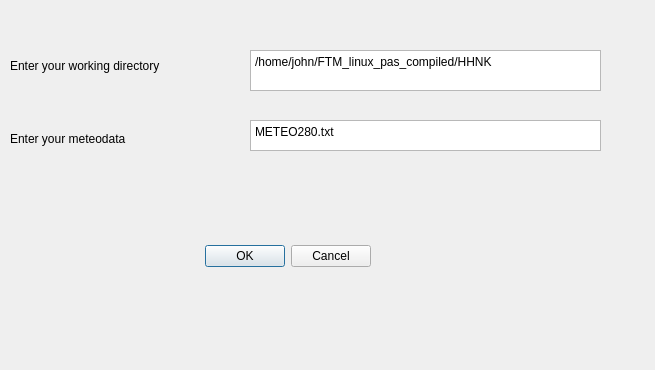
<?xml version="1.0" encoding="UTF-8"?>
<ui version="4.0">
 <class>FTM-pasDialogBase</class>
 <widget class="QDialog" name="FTM-pasDialogBase">
  <property name="geometry">
   <rect>
    <x>0</x>
    <y>0</y>
    <width>655</width>
    <height>370</height>
   </rect>
  </property>
  <property name="windowTitle">
   <string>FTM-pas</string>
  </property>
  <widget class="QDialogButtonBox" name="button_box">
   <property name="geometry">
    <rect>
     <x>30</x>
     <y>240</y>
     <width>341</width>
     <height>32</height>
    </rect>
   </property>
   <property name="orientation">
    <enum>Qt::Horizontal</enum>
   </property>
   <property name="standardButtons">
    <set>QDialogButtonBox::Cancel|QDialogButtonBox::Ok</set>
   </property>
  </widget>
  <widget class="QPlainTextEdit" name="plainTextEdit">
   <property name="geometry">
    <rect>
     <x>250</x>
     <y>50</y>
     <width>351</width>
     <height>41</height>
    </rect>
   </property>
   <property name="plainText">
    <string>/home/john/FTM_linux_pas_compiled/HHNK</string>
   </property>
  </widget>
  <widget class="QLabel" name="label">
   <property name="geometry">
    <rect>
     <x>10</x>
     <y>40</y>
     <width>211</width>
     <height>51</height>
    </rect>
   </property>
   <property name="text">
    <string>Enter your working directory</string>
   </property>
  </widget>
  <widget class="QLabel" name="label_2">
   <property name="geometry">
    <rect>
     <x>10</x>
     <y>130</y>
     <width>211</width>
     <height>17</height>
    </rect>
   </property>
   <property name="text">
    <string>Enter your meteodata</string>
   </property>
  </widget>
  <widget class="QPlainTextEdit" name="plainTextEdit_2">
   <property name="geometry">
    <rect>
     <x>250</x>
     <y>120</y>
     <width>351</width>
     <height>31</height>
    </rect>
   </property>
   <property name="plainText">
    <string>METEO280.txt</string>
   </property>
  </widget>
 </widget>
 <resources/>
 <connections>
  <connection>
   <sender>button_box</sender>
   <signal>accepted()</signal>
   <receiver>FTM-pasDialogBase</receiver>
   <slot>accept()</slot>
   <hints>
    <hint type="sourcelabel">
     <x>20</x>
     <y>20</y>
    </hint>
    <hint type="destinationlabel">
     <x>20</x>
     <y>20</y>
    </hint>
   </hints>
  </connection>
  <connection>
   <sender>button_box</sender>
   <signal>rejected()</signal>
   <receiver>FTM-pasDialogBase</receiver>
   <slot>reject()</slot>
   <hints>
    <hint type="sourcelabel">
     <x>20</x>
     <y>20</y>
    </hint>
    <hint type="destinationlabel">
     <x>20</x>
     <y>20</y>
    </hint>
   </hints>
  </connection>
 </connections>
</ui>
